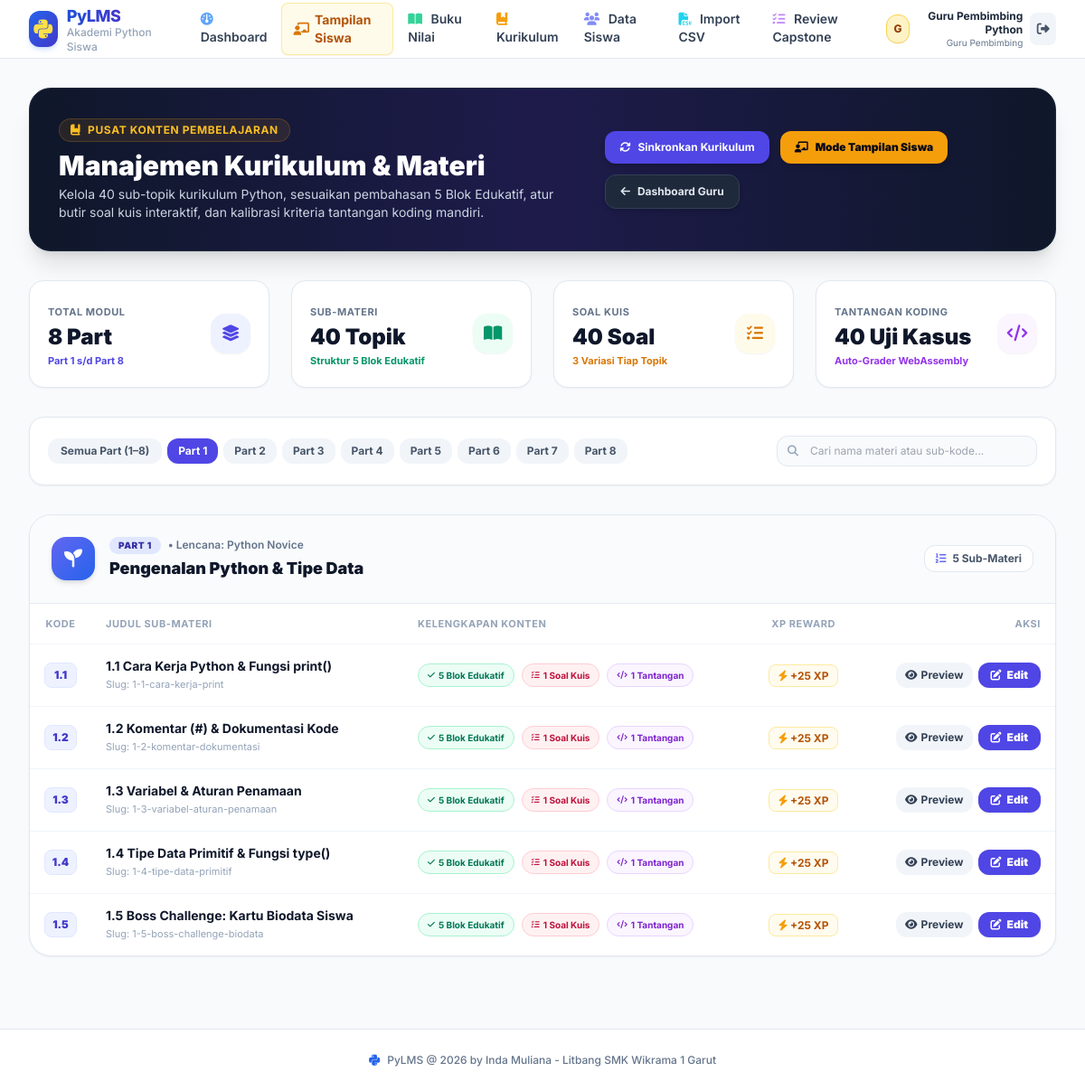
/teacher/curriculum.php?part=1 (signed in), run on an earlier commit of the app's database.
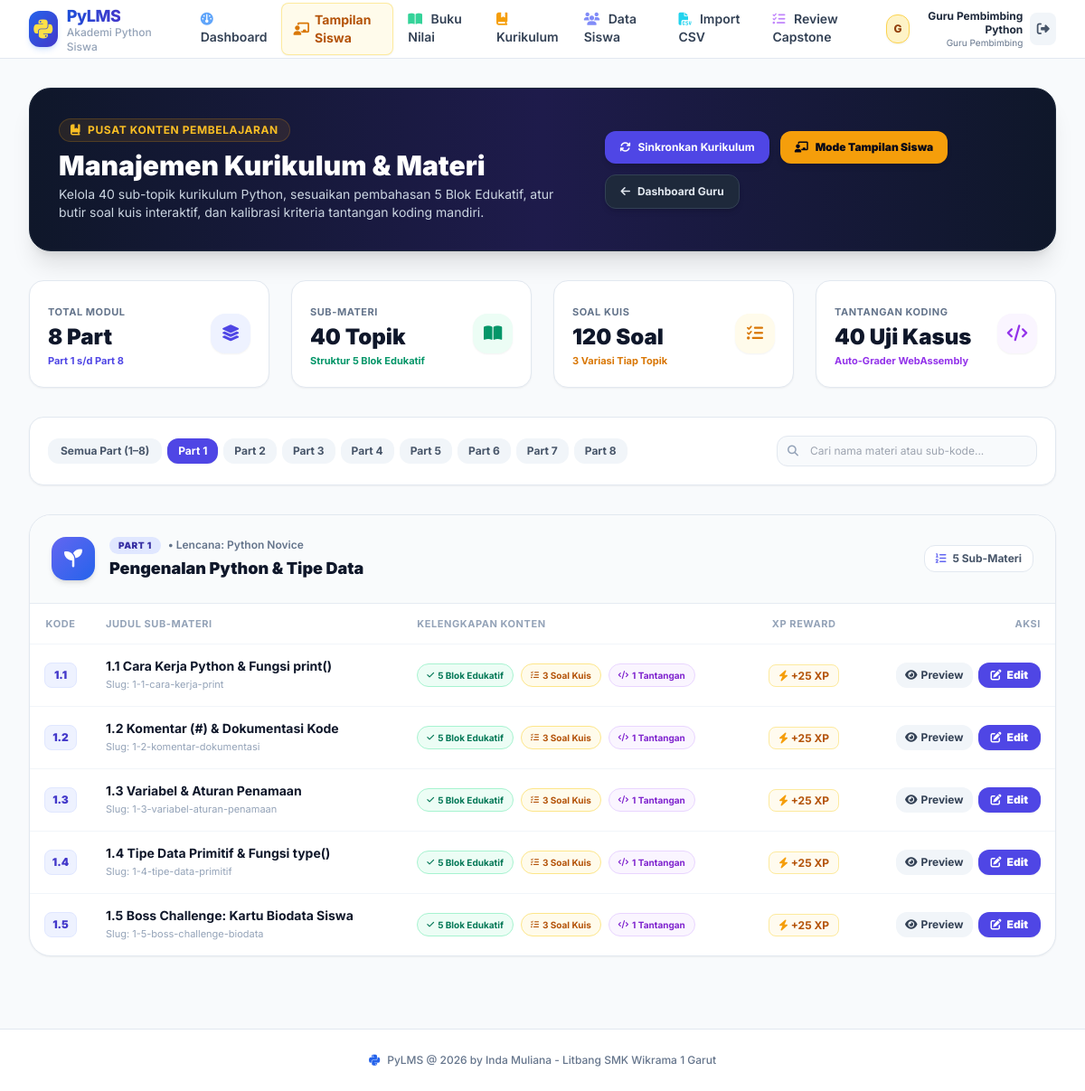
And on a later commit of the database.
### tables this page shows
CREATE TABLE users (
    id INT AUTO_INCREMENT PRIMARY KEY,
    nis VARCHAR(30) UNIQUE NULL,
    username VARCHAR(50) UNIQUE NOT NULL,
    password_hash VARCHAR(255) NOT NULL,
    full_name VARCHAR(100) NOT NULL,
    nickname VARCHAR(50) NULL,
    role ENUM('guru', 'siswa') NOT NULL DEFAULT 'siswa',
    rombel VARCHAR(50) NULL,
    rayon VARCHAR(50) NULL,
    avatar VARCHAR(100) DEFAULT 'default.png',
    xp INT DEFAULT 0,
    current_part INT DEFAULT 1,
    created_at TIMESTAMP DEFAULT CURRENT_TIMESTAMP,
    INDEX idx_rombel (rombel),
    INDEX idx_xp (xp DESC)
);

CREATE TABLE modules (
    id INT AUTO_INCREMENT PRIMARY KEY,
    part_number INT NOT NULL UNIQUE,
    title VARCHAR(150) NOT NULL,
    slug VARCHAR(150) NOT NULL,
    description TEXT,
    badge_name VARCHAR(100),
    badge_icon VARCHAR(50),
    order_index INT NOT NULL
);

CREATE TABLE topics (
    id INT AUTO_INCREMENT PRIMARY KEY,
    module_id INT NOT NULL,
    sub_code VARCHAR(10) NOT NULL,
    title VARCHAR(150) NOT NULL,
    slug VARCHAR(150) NOT NULL,
    content_html LONGTEXT NOT NULL,
    starter_code TEXT,
    order_index INT NOT NULL,
    xp_reward INT DEFAULT 20,
    FOREIGN KEY (module_id) REFERENCES modules(id) ON DELETE CASCADE,
    INDEX idx_subcode (sub_code)
);

### teacher/curriculum.php (the view, shortened to what the rows shown need)
<?php
require_once __DIR__ . '/../config.php';
require_once __DIR__ . '/../includes/auth.php';
require_teacher();
$db = get_db();
$stmtModules = $db->query("SELECT * FROM modules ORDER BY order_index ASC");
$modules = $stmtModules->fetchAll();
$stmtTopics = $db->query("
    SELECT t.id, t.module_id, t.sub_code, t.title, t.slug, t.xp_reward, t.content_html,
           m.part_number, m.title as module_title, m.badge_name, m.badge_icon,
           (SELECT COUNT(*) FROM quizzes q WHERE q.topic_id = t.id) as quiz_count,
           (SELECT COUNT(*) FROM challenges c WHERE c.topic_id = t.id) as challenge_count
    FROM topics t
    JOIN modules m ON m.id = t.module_id
    ORDER BY m.part_number ASC, t.order_index ASC
");
$allTopics = $stmtTopics->fetchAll();
$topicsByModule = [];
foreach ($allTopics as $t) {
    $topicsByModule[$t['module_id']][] = $t;
}
$selectedPart = isset($_GET['part']) && is_numeric($_GET['part']) ? (int)$_GET['part'] : null;
require_once __DIR__ . '/../includes/header.php';
?>
<div class="max-w-7xl mx-auto px-4 sm:px-6 lg:px-8 py-8">
    <div class="bg-gradient-to-r from-slate-900 via-indigo-950 to-slate-900 rounded-3xl p-6 sm:p-8 text-white shadow-xl mb-8 flex flex-col md:flex-row md:items-center justify-between gap-6 border border-slate-800">
        <div>
            <h1 class="text-2xl sm:text-3xl font-black">Manajemen Kurikulum &amp; Materi</h1>
        </div>
    </div>
    <div class="bg-white p-4 sm:p-5 rounded-2xl border border-slate-200 shadow-sm mb-8 flex flex-col md:flex-row items-center justify-between gap-4">
        <div class="flex items-center gap-1.5 overflow-x-auto w-full md:w-auto pb-2 md:pb-0 scrollbar-none">
            <a href="?part=" class="px-3.5 py-1.5 rounded-xl text-xs font-bold transition whitespace-nowrap <?= $selectedPart === null ? 'bg-indigo-600 text-white shadow-sm' : 'bg-slate-100 text-slate-600 hover:bg-slate-200' ?>">
                Semua Part (1–8)
            </a>
            <?php foreach ($modules as $m): ?>
                <a href="?part=<?= $m['part_number'] ?>" class="px-3 py-1.5 rounded-xl text-xs font-bold transition whitespace-nowrap <?= $selectedPart === (int)$m['part_number'] ? 'bg-indigo-600 text-white shadow-sm' : 'bg-slate-100 text-slate-600 hover:bg-slate-200' ?>">
                    Part <?= $m['part_number'] ?>
                </a>
            <?php endforeach; ?>
        </div>
    </div>
    <div class="space-y-6" id="moduleContainer">
        <?php foreach ($modules as $m):
            if ($selectedPart !== null && (int)$m['part_number'] !== $selectedPart) {
                continue;
            }
            $moduleTopics = $topicsByModule[$m['id']] ?? [];
        ?>
        <div class="bg-white rounded-3xl border border-slate-200 shadow-sm overflow-hidden module-card" data-part="<?= $m['part_number'] ?>">
            <div class="p-5 sm:p-6 bg-slate-50/80 border-b border-slate-200/80 flex flex-col sm:flex-row sm:items-center justify-between gap-4">
                <div class="flex items-center gap-4">
                    <div class="w-12 h-12 rounded-2xl bg-gradient-to-br from-indigo-500 to-blue-600 text-white flex items-center justify-center text-xl shadow-md shrink-0">
                        <i class="fa-solid <?= sanitize($m['badge_icon'] ?: 'fa-book') ?>"></i>
                    </div>
                    <div>
                        <div class="flex items-center gap-2">
                            <span class="px-2.5 py-0.5 rounded-full bg-indigo-100 text-indigo-800 text-[10px] font-black uppercase tracking-wider">
                                Part <?= $m['part_number'] ?>
                            </span>
                            <span class="text-xs text-slate-500 font-semibold">&bull; Lencana: <?= sanitize($m['badge_name']) ?></span>
                        </div>
                        <h2 class="text-base sm:text-lg font-black text-slate-900 mt-0.5">
                            <?= sanitize($m['title']) ?>
                        </h2>
                    </div>
                </div>
                <div class="flex items-center gap-2 text-xs font-bold text-slate-600 self-end sm:self-center">
                    <span class="bg-white px-3 py-1.5 rounded-xl border border-slate-200 shadow-xs">
                        <i class="fa-solid fa-list-ol text-indigo-500 mr-1"></i> <?= count($moduleTopics) ?> Sub-Materi
                    </span>
                </div>
            </div>
            <div class="overflow-x-auto">
                <table class="w-full text-left text-xs sm:text-sm">
                    <thead>
                        <tr class="bg-white text-slate-400 uppercase tracking-wider text-[11px] font-bold border-b border-slate-100">
                            <th class="py-3 px-4 w-16 text-center">Kode</th>
                            <th class="py-3 px-4">Judul Sub-Materi</th>
                            <th class="py-3 px-4 hidden md:table-cell">Kelengkapan Konten</th>
                            <th class="py-3 px-4 text-center">XP Reward</th>
                            <th class="py-3 px-4 text-right">Aksi</th>
                        </tr>
                    </thead>
                    <tbody class="divide-y divide-slate-100">
                        <?php foreach ($moduleTopics as $t): ?>
                        <tr class="hover:bg-slate-50/70 transition topic-row" data-title="<?= strtolower(sanitize($t['title'])) ?>" data-code="<?= sanitize($t['sub_code']) ?>">
                            <td class="py-3.5 px-4 text-center">
                                <span class="inline-flex w-9 h-7 rounded-lg bg-indigo-50 border border-indigo-100 text-indigo-700 font-black items-center justify-center text-xs">
                                    <?= sanitize($t['sub_code']) ?>
                                </span>
                            </td>
                            <td class="py-3.5 px-4 font-bold text-slate-800">
                                <div class="flex flex-col">
                                    <span class="text-slate-900"><?= sanitize($t['title']) ?></span>
                                    <span class="text-[11px] text-slate-400 font-normal">Slug: <?= sanitize($t['slug']) ?></span>
                                </div>
                            </td>
                            <td class="py-3.5 px-4 hidden md:table-cell">
                                <div class="flex flex-wrap items-center gap-2">
                                    <span class="inline-flex items-center gap-1 px-2.5 py-0.5 rounded-full text-[10px] font-bold bg-emerald-50 text-emerald-700 border border-emerald-200">
                                        <i class="fa-solid fa-check text-[9px]"></i> 5 Blok Edukatif
                                    </span>
                                    <span class="inline-flex items-center gap-1 px-2.5 py-0.5 rounded-full text-[10px] font-bold <?= $t['quiz_count'] >= 3 ? 'bg-amber-50 text-amber-700 border border-amber-200' : 'bg-rose-50 text-rose-700 border border-rose-200' ?>">
                                        <i class="fa-solid fa-list-check text-[9px]"></i> <?= (int)$t['quiz_count'] ?> Soal Kuis
                                    </span>
                                    <span class="inline-flex items-center gap-1 px-2.5 py-0.5 rounded-full text-[10px] font-bold <?= $t['challenge_count'] > 0 ? 'bg-purple-50 text-purple-700 border border-purple-200' : 'bg-slate-100 text-slate-600' ?>">
                                        <i class="fa-solid fa-code text-[9px]"></i> <?= (int)$t['challenge_count'] ?> Tantangan
                                    </span>
                                </div>
                            </td>
                            <td class="py-3.5 px-4 text-center font-bold text-amber-700">
                                <span class="bg-amber-50/80 px-2.5 py-1 rounded-lg border border-amber-200/80 text-xs">
                                    <i class="fa-solid fa-bolt text-amber-500"></i> +<?= (int)$t['xp_reward'] ?> XP
                                </span>
                            </td>
                            <td class="py-3.5 px-4 text-right">
                                <div class="inline-flex items-center gap-1.5">
                                    <a href="<?= base_url('student/learn.php?part=' . $m['part_number'] . '&sub=' . urlencode($t['sub_code'])) ?>" target="_blank" class="px-2.5 py-1.5 rounded-xl bg-slate-100 hover:bg-slate-200 text-slate-700 font-bold text-xs transition inline-flex items-center gap-1" title="Lihat Tampilan Siswa">
                                        <i class="fa-solid fa-eye"></i> <span class="hidden sm:inline">Preview</span>
                                    </a>
                                    <a href="<?= base_url('teacher/topic-edit.php?id=' . $t['id']) ?>" class="px-3.5 py-1.5 rounded-xl bg-indigo-600 hover:bg-indigo-700 text-white font-black text-xs shadow-sm transition inline-flex items-center gap-1.5">
                                        <i class="fa-solid fa-pen-to-square"></i> <span>Edit</span>
                                    </a>
                                </div>
                            </td>
                        </tr>
                        <?php endforeach; ?>
                    </tbody>
                </table>
            </div>
        </div>
        <?php endforeach; ?>
    </div>
</div>
<?php require_once __DIR__ . '/../includes/footer.php'; ?>

### includes/header.php (shortened to what the rows shown need)
<?php
require_once __DIR__ . '/auth.php';
$currentUser = current_user();
?>
<!DOCTYPE html>
<html lang="id" class="h-full bg-slate-50 text-slate-900">
<head>
    <script src="https://cdn.tailwindcss.com"></script>
    <link rel="stylesheet" href="https://cdnjs.cloudflare.com/ajax/libs/font-awesome/6.5.1/css/all.min.css">
    <link rel="stylesheet" href="<?= base_url('assets/css/style.css') ?>">
</head>
<?php
$isStudentArea = (strpos($_SERVER['REQUEST_URI'] ?? '', '/student/') !== false);
$isGamingTheme = !empty($isGamingTheme);
?>
<body class="h-full flex flex-col font-['Inter',sans-serif] <?= $isGamingTheme ? 'bg-slate-950 text-slate-100' : '' ?> <?= $isStudentArea ? 'no-copy-student' : '' ?>">
    <header class="<?= $isGamingTheme ? 'bg-slate-950/85 backdrop-blur-md border-b border-slate-800/80 text-slate-100' : 'bg-white border-b border-slate-200 text-slate-900' ?> sticky top-0 z-40 transition-colors">
        <div class="max-w-7xl mx-auto px-4 sm:px-6 lg:px-8">
            <div class="flex justify-between h-16">
                <div class="flex items-center space-x-3">
                    <?php if ($currentUser): ?>
                        <div class="flex items-center gap-2 pl-2">
                            <?php if ($currentUser['role'] === 'siswa'): ?>
                                <a href="<?= base_url('student/profile.php') ?>" class="flex items-center gap-2 hover:opacity-85 transition group" title="Pengaturan Profil, Foto & Sandi">
                                    <?php $navAvatar = get_user_avatar($currentUser['avatar'] ?? ''); ?>
                                    <?php if ($navAvatar): ?>
                                        <img src="<?= $navAvatar ?>" alt="Avatar" class="w-8 h-8 rounded-xl object-cover border <?= $isGamingTheme ? 'border-slate-700' : 'border-slate-200' ?> shadow-sm">
                                    <?php else: ?>
                                        <div class="w-8 h-8 rounded-xl bg-blue-100 text-blue-700 font-extrabold text-xs flex items-center justify-center border border-blue-200 shadow-sm">
                                            <?= strtoupper(substr($currentUser['nickname'] ?: $currentUser['full_name'], 0, 1)) ?>
                                        </div>
                                    <?php endif; ?>
                                    <div class="text-right hidden sm:block">
                                        <div class="text-xs font-bold <?= $isGamingTheme ? 'text-slate-100 group-hover:text-blue-400' : 'text-slate-800 group-hover:text-blue-600' ?> leading-tight transition">
                                            <?= sanitize($currentUser['nickname'] ?: $currentUser['full_name']) ?>
                                        </div>
                                        <div class="text-[10px] <?= $isGamingTheme ? 'text-slate-400' : 'text-slate-500' ?> capitalize">
                                            <?= $currentUser['rombel'] ? sanitize($currentUser['rombel']) : 'Siswa' ?>
                                        </div>
                                    </div>
                                </a>
                            <?php else: ?>
                                <a href="<?= base_url('teacher/profile.php') ?>" class="flex items-center gap-2 hover:opacity-85 transition group" title="Pengaturan Profil, Foto & Sandi Guru">
                                    <?php $navAvatar = get_user_avatar($currentUser['avatar'] ?? ''); ?>
                                    <?php if ($navAvatar): ?>
                                        <img src="<?= $navAvatar ?>" alt="Avatar" class="w-8 h-8 rounded-xl object-cover border <?= $isGamingTheme ? 'border-slate-700' : 'border-slate-200' ?> shadow-sm">
                                    <?php else: ?>
                                        <div class="w-8 h-8 rounded-xl bg-amber-100 text-amber-800 font-extrabold text-xs flex items-center justify-center border border-amber-300 shadow-sm">
                                            <?= strtoupper(substr($currentUser['full_name'], 0, 1)) ?>
                                        </div>
                                    <?php endif; ?>
                                    <div class="text-right hidden sm:block">
                                        <div class="text-xs font-bold <?= $isGamingTheme ? 'text-slate-100 group-hover:text-blue-400' : 'text-slate-800 group-hover:text-blue-600' ?> leading-tight transition"><?= sanitize($currentUser['full_name']) ?></div>
                                        <div class="text-[10px] <?= $isGamingTheme ? 'text-slate-400' : 'text-slate-500' ?> capitalize">Guru Pembimbing</div>
                                    </div>
                                </a>
                            <?php endif; ?>
                        </div>
                    <?php endif; ?>
                </div>
            </div>
        </div>
    </header>
    <main class="flex-1 w-full">

What changed in the data, as far as the page shows it:
changed topics "1.1 Cara Kerja Python & Fungsi print()": quiz_count "1" → "3"
changed topics "1.2 Komentar (#) & Dokumentasi Kode": quiz_count "1" → "3"
changed topics "1.3 Variabel & Aturan Penamaan": quiz_count "1" → "3"
changed topics "1.4 Tipe Data Primitif & Fungsi type()": quiz_count "1" → "3"
changed topics "1.5 Boss Challenge: Kartu Biodata Siswa": quiz_count "1" → "3"
Also different on the page:
$totalQuizzes: "40" → "120"
